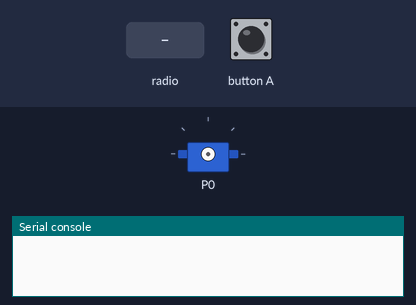
This program was run on a simulated BBC micro:bit (MakeCode). Parts: servo, the last lines printed to the serial console. The inputs (shaded band) are chosen by the test bench. No radio messages arrive unless stated (any console line starting 'radio sent:' is added by the test bench).

Above: at 1.2 s.
1.3 s: button A pressed for 0.15 s
2.9 s: radio message "0" arrives
At 3.8 s:
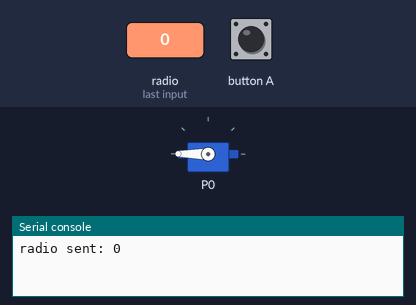
Timing chart, 0 to 5.9 s (numbered marks = the images above; inputs shaded):
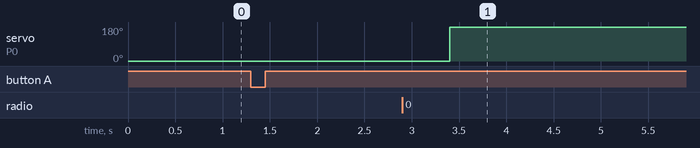

The program:

main.ts
```typescript
radio.onReceivedNumber(function (receivedNumber) {
    pins.servoWritePin(AnalogPin.P0, 0)
    basic.pause(500)
    pins.servoWritePin(AnalogPin.P0, 180)
    basic.pause(500)
})
input.onButtonPressed(Button.A, function () {
    radio.sendNumber(0)
})
```

test.ts
```typescript
// aquí va el archivo "tests"; esto no se compilará cuando este paquete se utilice como una extensión.
```

Measured:
- after the input at 2.9 s, servo on P0: 0° → 180° after 0.50 s
